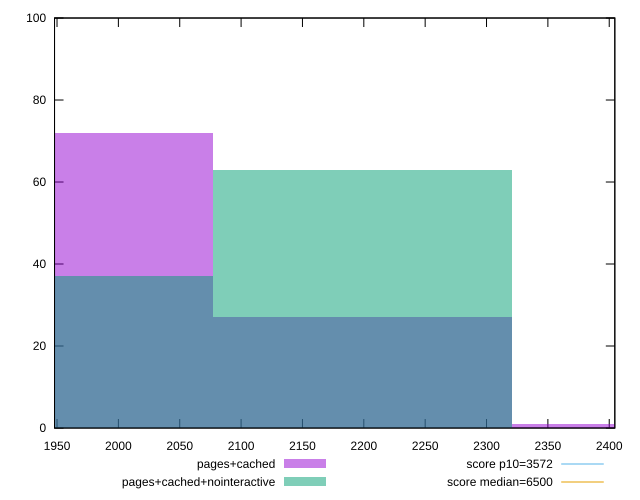

Generate this figure with gnuplot:
reset

$pagesCached <<EOF
1954.605865666861 72
2198.9315988752187 27
2443.2573320835763 1
EOF

$pagesCachedNointeractive <<EOF
1954.605865666861 37
2198.9315988752187 63
EOF

set key outside below
set boxwidth 244.32573320835763
set xrange [1947.971:2404.5526000000004]
set yrange [0:100]
set trange [0:100]
set style fill transparent solid 0.5 noborder

set parametric
set terminal svg size 640, 500 enhanced background rgb 'white'
set output "report_00008_2021-01-22T20:58:29.167/first-cpu-idle/comparison/histogram/2_vs_3.svg"

plot $pagesCached title "pages+cached" with boxes, \
     $pagesCachedNointeractive title "pages+cached+nointeractive" with boxes, \
     3572,t title "score p10=3572", \
     6500,t title "score median=6500"

reset
